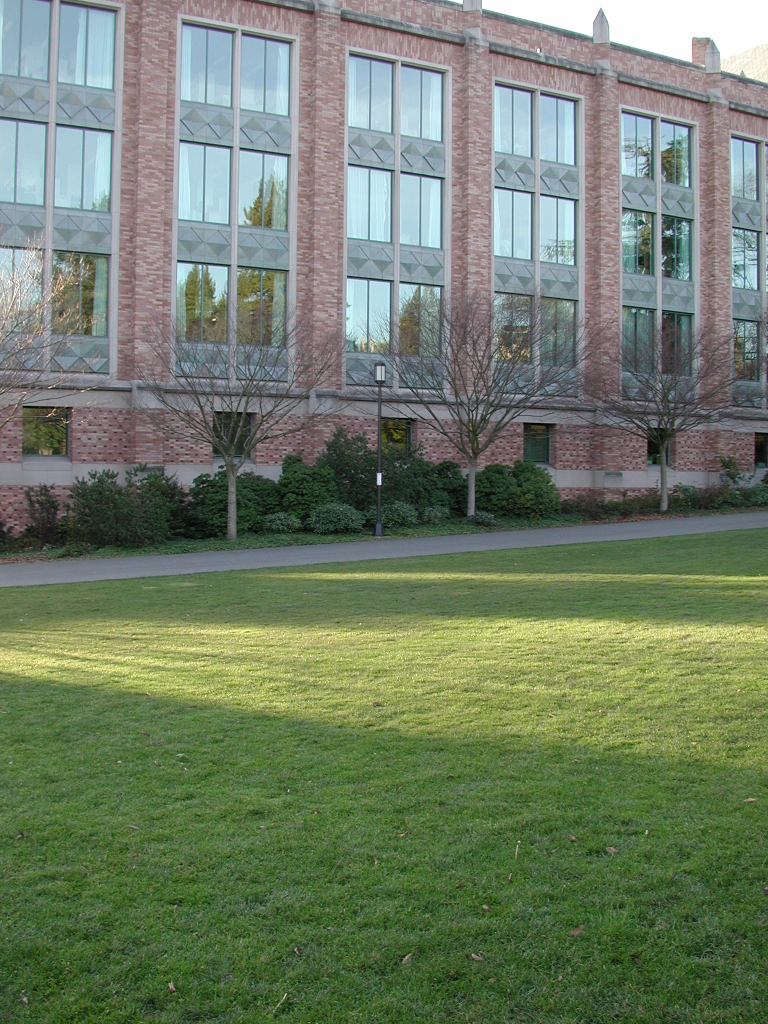
//> input picture StitchedImage/1.JPG, 1536 x 2048 px (shown at 1/2 size)
$ ./StitchedImage   (built with g++ and OpenCV 4, older OpenCV classes emulated)
//> lines starting //> are read from the running program, lines starting //| are printed output that depends on the picture; pictures that were not available may be replaced by others from this repository, and a replacement may not be noted
#include <opencv2/opencv.hpp>
#include<opencv2/nonfree/nonfree.hpp>
#include<opencv2/legacy/legacy.hpp>
#include<vector>
#include<iostream>
#include<sstream>
#include<string>
#include<time.h>
using namespace std;
using namespace cv;
Mat Stitched(Mat img1, Mat img2) {
	Mat g1(img1, Rect(0, 0, img1.cols, img1.rows));
	Mat g2(img2, Rect(0, 0, img2.cols, img2.rows));
	cvtColor(g1, g1, CV_BGR2GRAY);
	cvtColor(g2, g2, CV_BGR2GRAY);
	SiftFeatureDetector siftdet;
	vector<KeyPoint>kp1, kp2;
	//SIFT sift;
	SiftDescriptorExtractor extractor;
	Mat descriptor1, descriptor2;
	FlannBasedMatcher matcher;
	vector<DMatch> matches, goodmatches;
	/*进行特征点提取*/
	siftdet.detect(g1, kp1);
	siftdet.detect(g2, kp2);
	/* 进行特征向量提取 */
	extractor.compute(g1, kp1, descriptor1);
	extractor.compute(g2, kp2, descriptor2);
	/* 进行特征向量临近匹配 */
	matcher.match(descriptor1, descriptor2, matches);
	Mat  firstmatches;
	/*画出第一次匹配的结果*/
	drawMatches(img1, kp1, img2, kp2,
		matches, firstmatches, Scalar::all(-1), Scalar::all(-1),
		vector<char>(), DrawMatchesFlags::NOT_DRAW_SINGLE_POINTS);
	imshow("first_matches", firstmatches);
	/* 下面计算向量距离的最大值与最小值 */
	double max_dist = 0; double min_dist = 1000;
	for (int i = 0; i < descriptor1.rows; i++) {
		if (matches[i].distance > max_dist) {
			max_dist = matches[i].distance;
		}
		if (matches[i].distance < min_dist) {
			min_dist = matches[i].distance;
		}
	}
	cout << "The max distance is: " << max_dist << endl;
	cout << "The min distance is: " << min_dist << endl;
	for (int i = 0; i < descriptor1.rows; i++) {
		if (matches[i].distance < 2 * min_dist) {
			goodmatches.push_back(matches[i]);
		}
	}
	Mat img_matches;
	/*第二次筛选后的结果*/
	drawMatches(img1, kp1, img2, kp2,
		goodmatches, img_matches, Scalar::all(-1), Scalar::all(-1),
		vector<char>(), DrawMatchesFlags::NOT_DRAW_SINGLE_POINTS);
	imshow("good_matches", img_matches);
	vector<Point2f> keypoints1, keypoints2;
	for (int i = 0; i < goodmatches.size(); i++) {
		keypoints1.push_back(kp1[goodmatches[i].queryIdx].pt);
		keypoints2.push_back(kp2[goodmatches[i].trainIdx].pt);
	}
	/*计算单应矩阵*/
	Mat H = findHomography(keypoints1, keypoints2, CV_RANSAC);
	Mat stitchedImage;
	int mRows = img2.rows;
	if (img1.rows> img2.rows)
	{
		mRows = img1.rows;
	}
	/*判断图像在左边还是在右边*/
	int propimg1 = 0, propimg2 = 0;
	for (int i = 0; i < goodmatches.size(); i++) {
		if (kp1[goodmatches[i].queryIdx].pt.x > img1.cols / 2) {
			propimg1++;
		}
		if (kp2[goodmatches[i].trainIdx].pt.x > img2.cols / 2) {
			propimg2++;
		}
	}
	bool flag = false;
	Mat imgright;
	Mat imgleft;
	if ((propimg1 / (goodmatches.size() + 0.0)) > (propimg2 / (goodmatches.size() + 0.0))) {
		imgleft = img1.clone();
		flag = true;
	}
	else {
		imgleft = img2.clone();
		flag = false;
	}
	if (flag) {
		imgright = img2.clone();
		flag = false;
	}
	else {
		imgright = img1.clone();
	}
	/*把上边求得的右边的图像经过矩阵H转换到stitchedImage中对应的位置*/
	warpPerspective(imgright, stitchedImage, H, Size(img2.cols + img1.cols, mRows));
	/*把左边的图像放进来*/
	Mat half(stitchedImage, Rect(0, 0, imgleft.cols, imgleft.rows));
	imgleft.copyTo(half);
	return stitchedImage;
}
int main() {
	Mat img1 = imread("1.jpg");
//> img1 is the input picture: 2048 rows x 1536 cols, CV_8UC3; mean B, G, R 103.6, 125.9, 112.5
	Mat  stitchedImage;
	int n;
	cout << "Dataset2" << endl;
	cout << "请输入想拼接的图片数量（大于1小于18）" << endl;
	cin >> n;
//> the answer given: 3
	cout << "输入成功，开始计时" << endl;
	clock_t start,finish;
    double totaltime;
    start=clock();
	resize(img1, img1, Size(img1.cols / 4, img1.rows / 4));
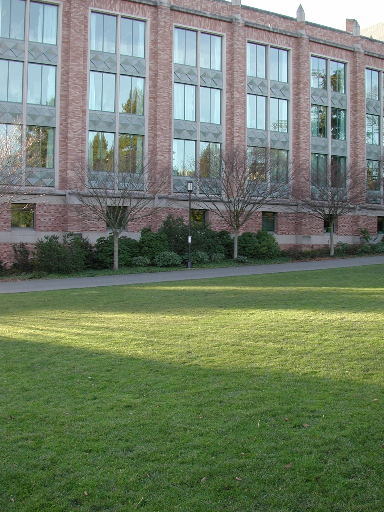
//> img1: 512 rows x 384 cols, CV_8UC3; mean B, G, R 103.7, 126, 112.6
	for (int k = 2; k <= n; k++) {
		stringstream stream;
		string str;
		stream << k;
		stream >> str;
		string filename = str + ".jpg";
		cout << "正在拼接......." << filename << endl;
		Mat img = imread(filename);
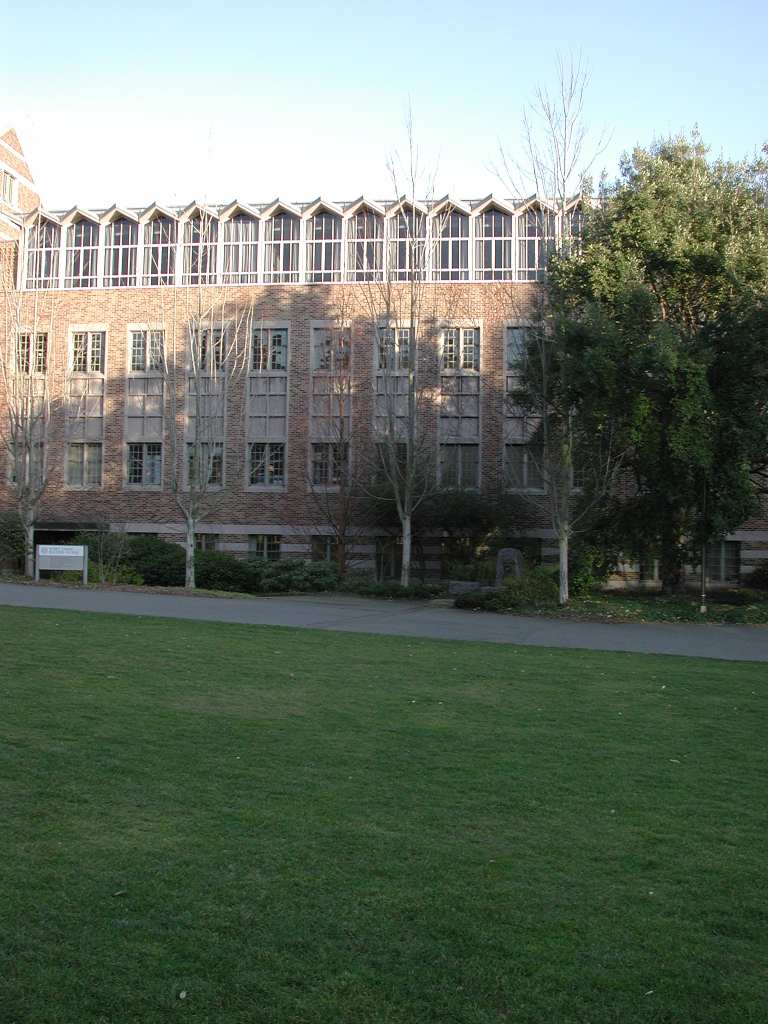
//> input picture StitchedImage/10.JPG, 1536 x 2048 px, given in place of 2.jpg, which was not available (shown at 1/2 size)
//> img is the input picture: 2048 rows x 1536 cols, CV_8UC3; mean B, G, R 102.9, 116, 103.7
		resize(img, img, Size(img.cols / 4, img.rows / 4));
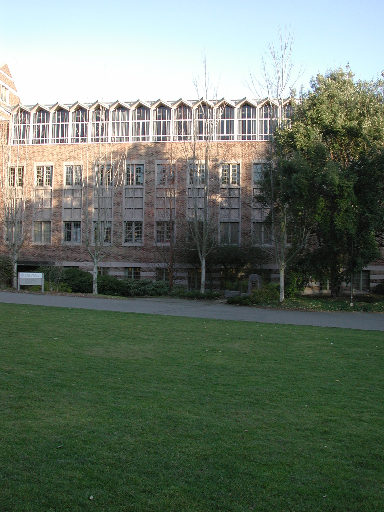
//> img: 512 rows x 384 cols, CV_8UC3; mean B, G, R 103, 116.1, 103.9
		stitchedImage = Stitched(img1, img);
//> in Stitched, `cvtColor(g1, g1, CV_BGR2GRAY);`:
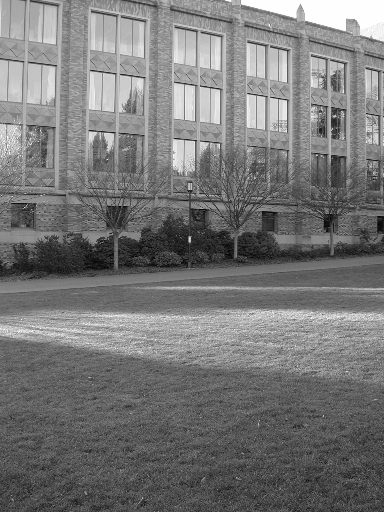
//> g1: 512 rows x 384 cols, CV_8UC1; min 2, max 255, mean 119.5
//> in Stitched, `cvtColor(g2, g2, CV_BGR2GRAY);`:
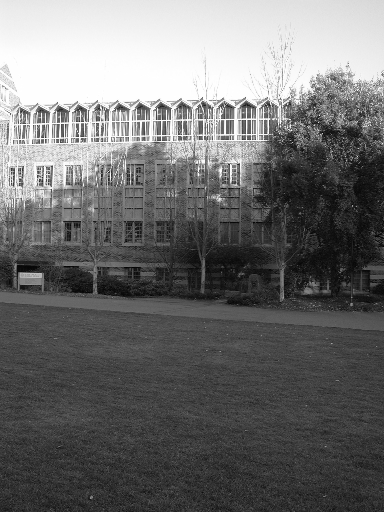
//> g2: 512 rows x 384 cols, CV_8UC1; min 1, max 255, mean 111
//> in Stitched, `siftdet.detect(g1, kp1);`: kp1 = 1160 keypoints; strongest (x, y, size): (190, 238, 2.2), (334, 116, 1.9), (271, 46, 1.9), (312, 56, 1.9)
//> in Stitched, `siftdet.detect(g2, kp2);`: kp2 = 824 keypoints; strongest (x, y, size): (97, 124, 1.9), (120, 107, 5.1), (38, 172, 1.8), (200, 138, 2.6)
//> in Stitched, `matcher.match(descriptor1, descriptor2, matches);`: matches = 1160 matches
//> in Stitched, `drawMatches(img1, kp1, img2, kp2, matches, firstmatches, Scalar::all(-..`:
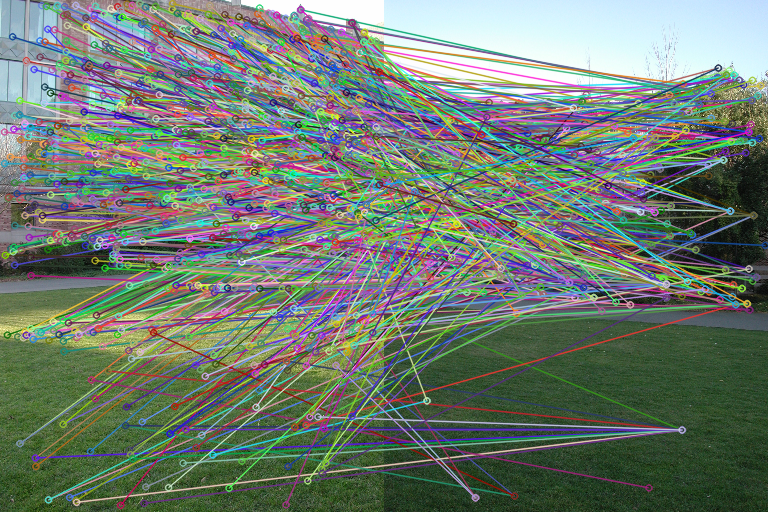
//> firstmatches: 512 rows x 768 cols, CV_8UC3; mean B, G, R 111.6, 123.2, 111.5
//> the loop in Stitched, `for (int i = 0; i < descriptor1.rows; i++)` made 1160 passes
//> (max_dist, min_dist) on pass 1: (371.3, 371.3)
//> min_dist on passes 3, 5, 32, 49, 220, 302: 344.2, 253.9, 242.8, 194.9, 173.8, 165.2
//> after the loop in Stitched, `for (int i = 0; i < descriptor1.rows; i++)`: max_dist = 452.1; min_dist = 82.27
//| The max distance is: 452.108
//| The min distance is: 82.2679
//> in Stitched, `drawMatches(img1, kp1, img2, kp2, goodmatches, img_matches, Scalar::al..`:
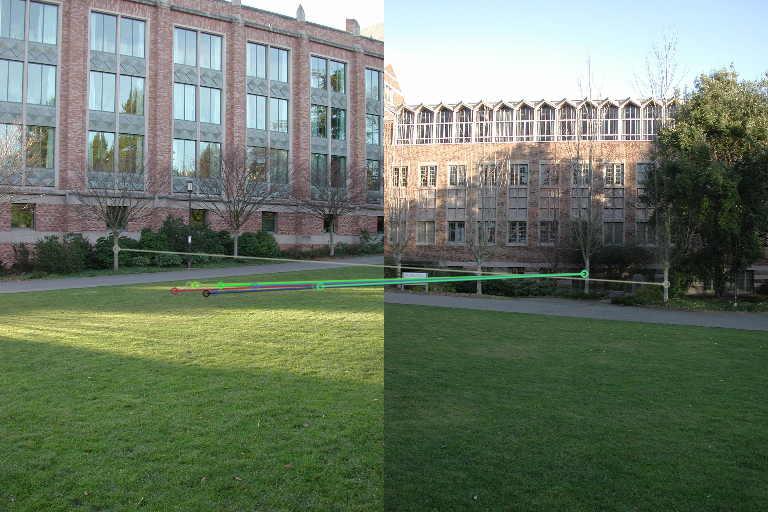
//> img_matches: 512 rows x 768 cols, CV_8UC3; mean B, G, R 103.8, 121.6, 108.4
//> the loop in Stitched, `for (int i = 0; i < goodmatches.size(); i++)` made 11 passes
//> after the loop in Stitched, `for (int i = 0; i < goodmatches.size(); i++)`: propimg1 = 8; propimg2 = 11
//> (the run ends here: the program stops with an error, at `warpPerspective(imgright, stitchedImage, H, Size(img2.cols + img1.cols..`)
